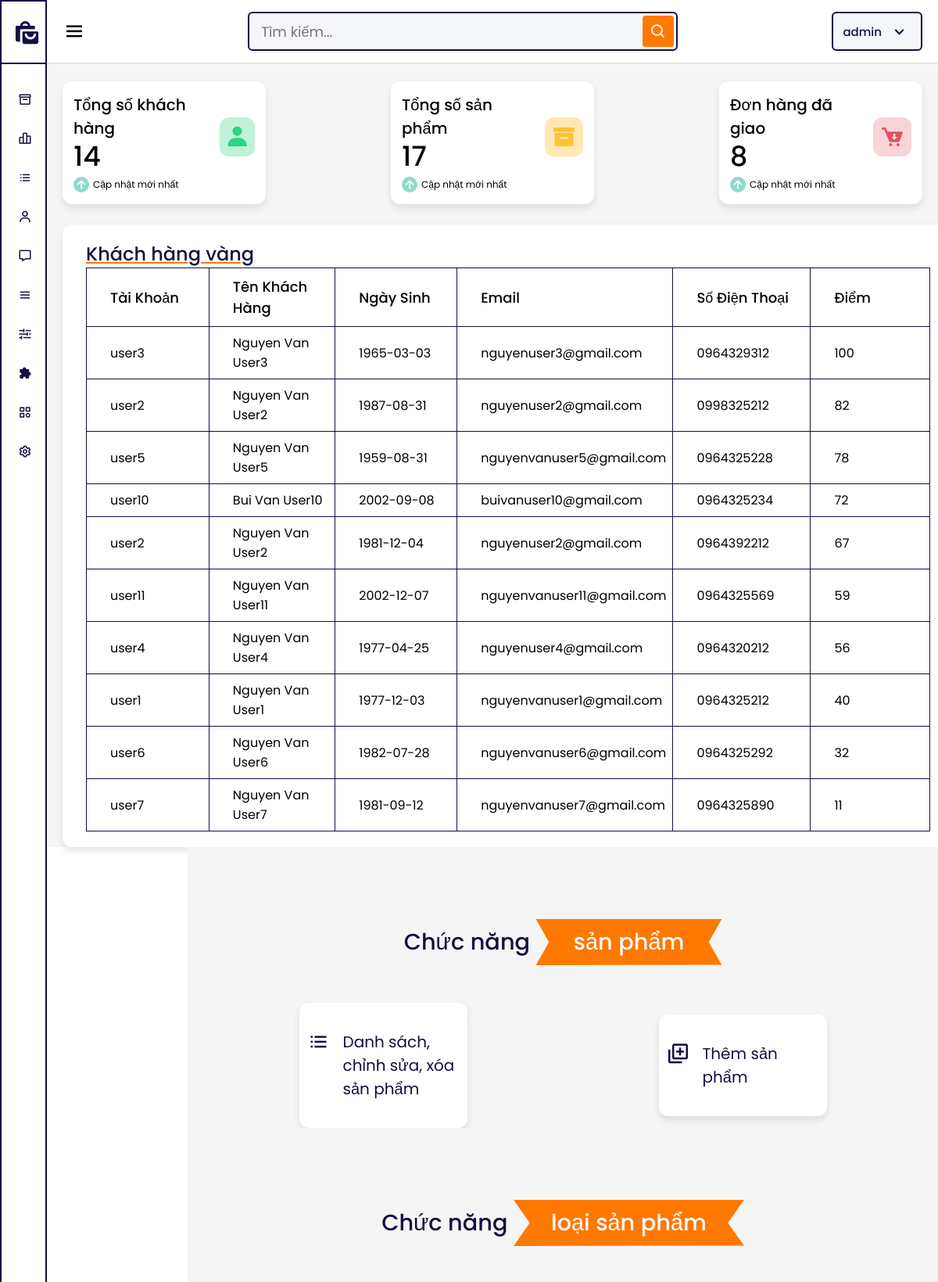
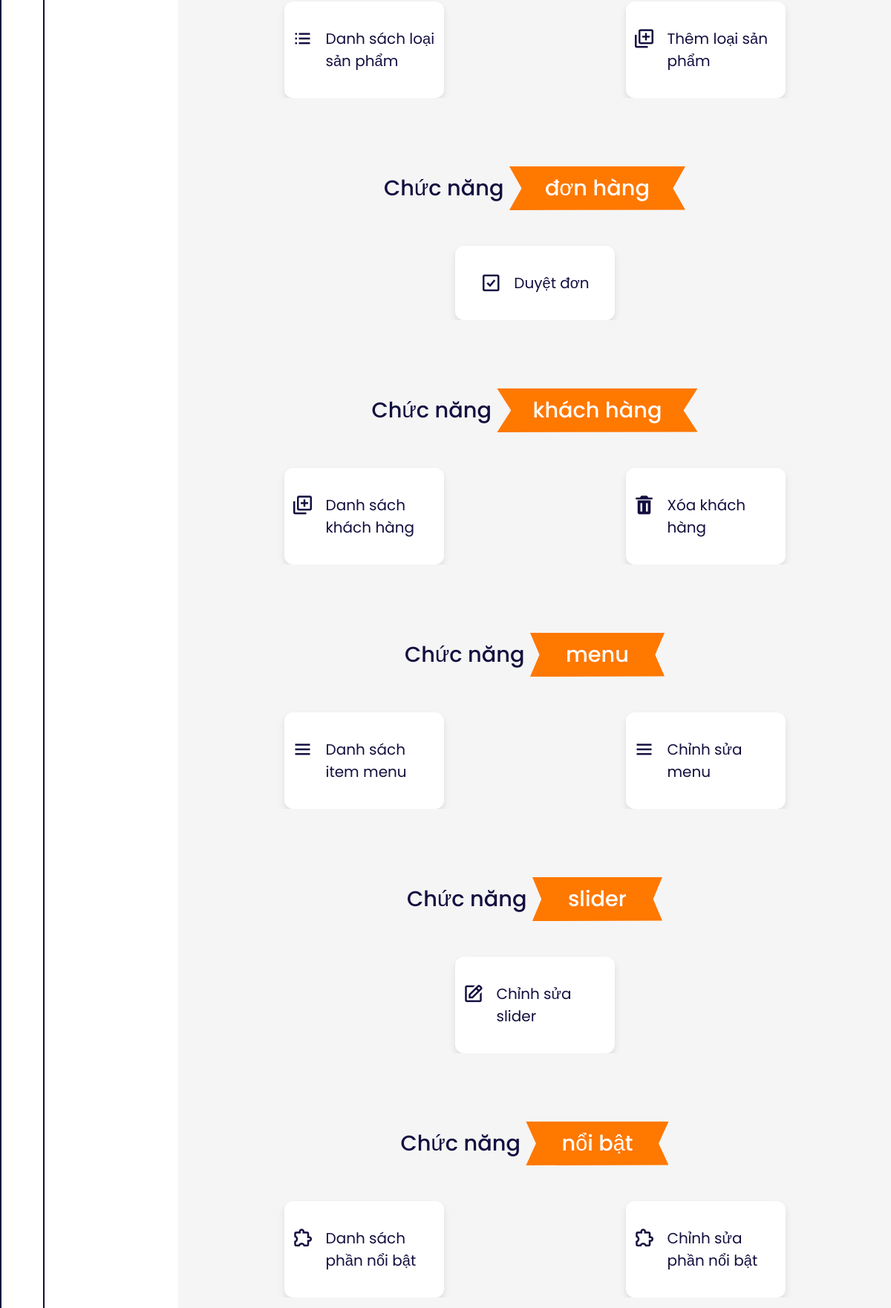
The app's page /admin.php (upper part) with its own data (2 pictures, top to bottom).
### tables this page shows
CREATE TABLE `user` (
  `id` int(11) NOT NULL,
  `username` varchar(255) NOT NULL,
  `password` varchar(255) NOT NULL,
  `fullname` varchar(255) NOT NULL,
  `email` varchar(255) NOT NULL,
  `dateofbirth` date NOT NULL,
  `phone` varchar(11) NOT NULL,
  `address` varchar(255) NOT NULL,
  `points` float NOT NULL
);

### admin.php (the view, shortened to what this page needs)
<!DOCTYPE html>
<html lang="en">
  <head>
    <link
      href="https://unpkg.com/boxicons@2.0.9/css/boxicons.min.css"
      rel="stylesheet"
    />
    <link rel="stylesheet" href="assets/css/admin.css" />
  </head>
  <body>
    <?php require_once "connect.php"; ?>
    <div class="sidebar">
      <div class="logo-detail">
        <i class="bx bxs-shopping-bags"></i>
        <span class="logo_name">Book</span>
      </div>
      <ul class="nav-link">
        <li>
          <a href="#ad-products">
            <i class="bx bx-box"></i>
            <span class="links-name">Sản phẩm</span>
          </a>
        </li>
        <li>
          <a href="#ad-type-product">
            <i class="bx bx-bar-chart-alt-2"></i>
            <span class="links-name">Loại sản phẩm</span>
          </a>
        </li>
        <li>
          <a href="#ad-orders">
            <i class="bx bx-list-ul"></i>
            <span class="links-name">Danh sách đặt hàng</span>
          </a>
        </li>
        <li>
          <a href="#ad-users">
            <i class="bx bx-user"></i>
            <span class="links-name">Khách hàng</span>
          </a>
        </li>
        <li>
          <a href="">
            <i class="bx bx-message"></i>
            <span class="links-name">Tin nhắn </span>
          </a>
        </li>
        <li>
          <a href="#ad-menu-web">
            <i class="bx bx-menu"></i>
            <span class="links-name">Giao diện menu</span>
          </a>
        </li>
        <li>
          <a href="#ad-menu-web">
            <i class="bx bx-slider"></i>
            <span class="links-name">Giao diện slider</span>
          </a>
        </li>
        <li>
          <a href="#ad-feature-web">
            <i class="bx bxs-extension"></i>
            <span class="links-name">Giao diện nổi bật</span>
          </a>
        </li>
        <li>
          <a href="#ad-category-web">
            <i class="bx bx-category"></i>
            <span class="links-name">Giao diện danh mục</span>
          </a>
        </li>
        <li>
          <a href="">
            <i class="bx bx-cog"></i>
            <span class="links-name">Cài đặt </span>
          </a>
        </li>
      </ul>
    </div>
    <section class="home-section">
      <nav>
        <div class="sidebar-button">
          <i class="bx bx-menu sidebarBtn"></i>
        </div>
        <div class="search-box">
          <input type="text" placeholder="Tìm kiếm..." />
          <i class="bx bx-search"></i>
        </div>
        <div class="profile-details" id="info-user-btn">
          <span class="admin_name">admin</span>
          <i class="bx bx-chevron-down"></i>
        </div>
      </nav>
      <div class="home-content">
        <div class="overview-boxes">
          <?php
            $sql_count_users = mysqli_query($conn,"SELECT COUNT(*) as total FROM user");
            $result_count_users = mysqli_fetch_assoc($sql_count_users);
            $sql_count_products = mysqli_query($conn,"SELECT COUNT(*) as total FROM tbl_products");
            $result_count_products = mysqli_fetch_assoc($sql_count_products);
          ?>
          <div class="box">
            <div class="right-side">
              <div class="box-topic">Tổng số khách hàng</div>
              <div class="number">
                <?php echo $result_count_users['total'] - 1; ?>
              </div>
              <div class="indicator">
                <i class="bx bx-up-arrow-alt"></i>
                <span class="text">Cập nhật mới nhất</span>
              </div>
            </div>
            <i class="bx bxs-user cart two"></i>
          </div>
          <div class="box">
            <div class="right-side">
              <div class="box-topic">Tổng số sản phẩm</div>
              <div class="number">
                <?php echo $result_count_products['total']; ?>
              </div>
              <div class="indicator">
                <i class="bx bx-up-arrow-alt"></i>
                <span class="text">Cập nhật mới nhất</span>
              </div>
            </div>
            <i class="bx bxs-box cart three"></i>
          </div>
          <div class="box">
            <div class="right-side">
              <div class="box-topic">Đơn hàng đã giao</div>
              <div class="number">8</div>
              <div class="indicator">
                <i class="bx bx-up-arrow-alt"></i>
                <span class="text">Cập nhật mới nhất</span>
              </div>
            </div>
            <i class="bx bxs-cart-download cart four"></i>
          </div>
        </div>
        <div class="list-user-gold">
          <div class="user box">
            <div style="" class="title">Khách hàng vàng</div>
            <div class="user-details" style="overflow-x: auto">
              <table>
                <thead>
                  <tr>
                    <th>Tài khoản</th>
                    <th>Tên khách hàng</th>
                    <th>Ngày sinh</th>
                    <th>Email</th>
                    <th>Số điện thoại</th>
                    <th>Điểm</th>
                  </tr>
                </thead>
                <tbody>
                  <?php
                        $sql_user_gold = mysqli_query($conn,"SELECT * FROM user ORDER BY points DESC LIMIT 10");
                        while($row_user = mysqli_fetch_assoc($sql_user_gold)){
                    ?>
                  <tr>
                    <td><?php echo $row_user['username'] ?></td>
                    <td><?php echo $row_user['fullname'] ?></td>
                    <td><?php echo $row_user['dateofbirth'] ?></td>
                    <td><?php echo $row_user['email'] ?></td>
                    <td><?php echo $row_user['phone'] ?></td>
                    <td><?php echo $row_user['points'] ?></td>
                  </tr>
                  <?php
                        }
                  ?>
                </tbody>
              </table>
            </div>
          </div>
        </div>
      </div>
    </section>
    <section class="ad-functions" id="ad-products">
      <h1 class="heading">Chức năng <span>sản phẩm</span></h1>
      <div class="function-boxes">
        <div class="box">
          <a href="list-products.php">
            <i class="bx bx-list-ul"></i>
            <div class="function-content">Danh sách, chỉnh sửa, xóa sản phẩm</div>
          </a>
        </div>
        <div class="box">
          <a href="add-products.php">
            <i class="bx bx-add-to-queue"></i>
            <div class="function-content">Thêm sản phẩm</div>
          </a>
        </div>
      </div>
    </section>
    <section class="ad-functions" id="ad-type-product">
      <h1 class="heading">Chức năng <span>loại sản phẩm</span></h1>
      <div class="function-boxes">
        <div class="box">
          <a href="list-type-product.php">
            <i class="bx bx-list-ul"></i>
            <div class="function-content">Danh sách loại sản phẩm</div>
          </a>
        </div>
        <div class="box">
          <a href="add-type-product.php">
            <i class="bx bx-add-to-queue"></i>
            <div class="function-content">Thêm loại sản phẩm</div>
          </a>
        </div>
      </div>
    </section>
    <section class="ad-functions" id="ad-orders">
      <h1 class="heading">Chức năng <span> đơn hàng</span></h1>
      <div class="function-boxes">
        <div class="box">
          <a href="list-order.php">
            <i class="bx bx-check-square"></i>
            <div class="function-content">Duyệt đơn</div>
          </a>
        </div>
      </div>
    </section>
    <section class="ad-functions" id="ad-users">
      <h1 class="heading">Chức năng <span>khách hàng</span></h1>
      <div class="function-boxes">
        <div class="box">
          <a href="list-users.php">
            <i class="bx bx-add-to-queue"></i>
            <div class="function-content">Danh sách khách hàng</div>
          </a>
        </div>
        <div class="box">
          <a href="delete-user.php">
            <i class="bx bxs-trash"></i>
            <div class="function-content">Xóa khách hàng</div>
          </a>
        </div>
      </div>
    </section>
    <section class="ad-functions" id="ad-menu-web">
      <h1 class="heading">Chức năng <span>menu</span></h1>
      <div class="function-boxes">
        <div class="box">
          <a href="list-item-menu.php">
            <i class="bx bx-menu"></i>
            <div class="function-content">Danh sách item menu</div>
          </a>
        </div>
        <div class="box">
          <a href="edit-menu-web.php">
            <i class="bx bx-menu"></i>
            <div class="function-content">Chỉnh sửa menu</div>
          </a>
        </div>
      </div>
    </section>
    <section class="ad-functions" id="ad-slider-web">
      <h1 class="heading">Chức năng <span>slider</span></h1>
      <div class="function-boxes">
        <div class="box">
          <a href="edit-slider-web.php">
            <i class="bx bx-edit"></i>
            <div class="function-content">Chỉnh sửa slider</div>
          </a>
        </div>
      </div>
    </section>
    <section class="ad-functions" id="ad-feature-web">
      <h1 class="heading">Chức năng <span>nổi bật</span></h1>
      <div class="function-boxes">
        <div class="box">
          <a href="list-item-feature.php">
            <i class="bx bx-extension"></i>
            <div class="function-content">Danh sách phần nổi bật</div>
          </a>
        </div>
        <div class="box">
          <a href="edit-feature-web.php">
            <i class="bx bx-extension"></i>
            <div class="function-content">Chỉnh sửa phần nổi bật</div>
          </a>
        </div>
      </div>
    </section>
    <section class="ad-functions" id="ad-category-web">
    </section>
  </body>
</html>

### records on screen
user: username "user3", fullname "Nguyen Van User3", dateofbirth "1965-03-03", email "nguyenuser3@gmail.com", phone "0964329312", points "100"
user: username "user2", fullname "Nguyen Van User2", dateofbirth "1987-08-31", email "nguyenuser2@gmail.com", phone "0998325212", points "82"
user: username "user5", fullname "Nguyen Van User5", dateofbirth "1959-08-31", email "nguyenvanuser5@gmail.com", phone "0964325228", points "78"
user: username "user10", fullname "Bui Van User10", dateofbirth "2002-09-08", email "buivanuser10@gmail.com", phone "0964325234", points "72"
user: username "user2", fullname "Nguyen Van User2", dateofbirth "1981-12-04", email "nguyenuser2@gmail.com", phone "0964392212", points "67"
user: username "user11", fullname "Nguyen Van User11", dateofbirth "2002-12-07", email "nguyenvanuser11@gmail.com", phone "0964325569", points "59"
user: username "user4", fullname "Nguyen Van User4", dateofbirth "1977-04-25", email "nguyenuser4@gmail.com", phone "0964320212", points "56"
user: username "user1", fullname "Nguyen Van User1", dateofbirth "1977-12-03", email "nguyenvanuser1@gmail.com", phone "0964325212", points "40"
user: username "user6", fullname "Nguyen Van User6", dateofbirth "1982-07-28", email "nguyenvanuser6@gmail.com", phone "0964325292", points "32"
user: username "user7", fullname "Nguyen Van User7", dateofbirth "1981-09-12", email "nguyenvanuser7@gmail.com", phone "0964325890", points "11"

### other values on screen
$result_count_users['total'] - 1 "14"
$result_count_products['total'] "17"
